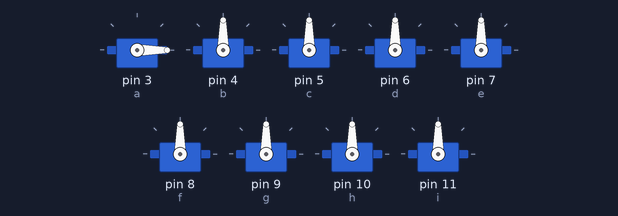
This sketch was run on a simulated Arduino Uno, built with avr-gcc and run on an emulated ATmega328P. Parts: 9 × servo.

Above: at 0.1 s.
At 3.1 s:
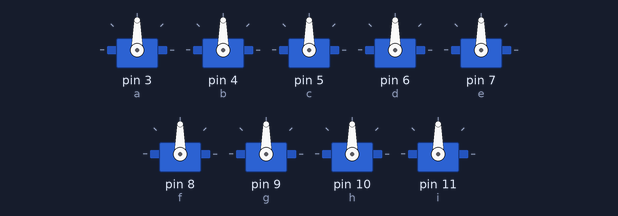
At 7.1 s:
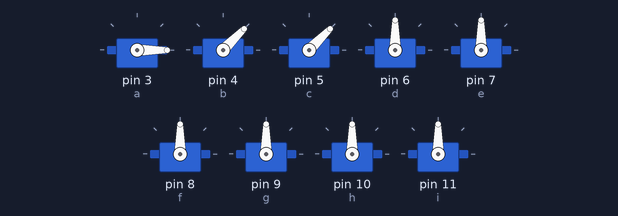
At 15.1 s:
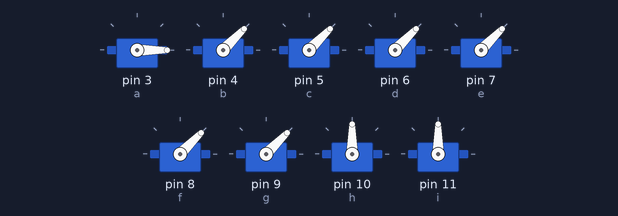
At 23.1 s:
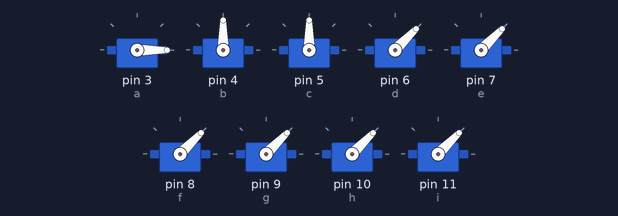
At 33.1 s:
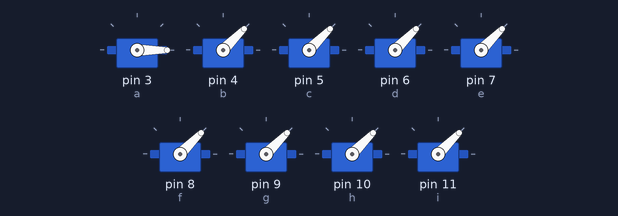
Timing chart, 0 to 40.0 s (numbered marks = the images above):
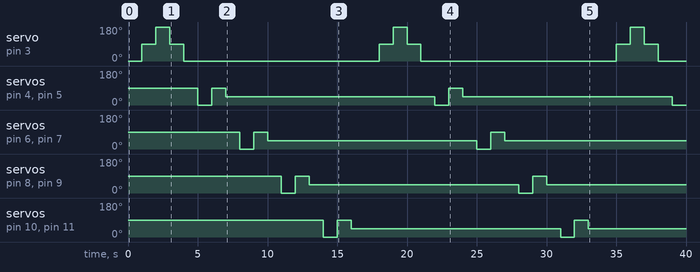

The sketch:

Humanoid.ino
```cpp
#include<Servo.h>

Servo a;
Servo b;
Servo c;
Servo d;
Servo e;
Servo f;
Servo g;
Servo h;
Servo i;

void setup()
{
 a.attach(3);
 b.attach(4);
 c.attach(5);
 d.attach(6);
 e.attach(7);
 f.attach(8);
 g.attach(9);
 h.attach(10);
 i.attach(11);
}

void loop()
{
  //FOR HEAD MOVEMENT
  a.write(0);
  delay(1000);
  a.write(90);
  delay(1000);
  a.write(180);
  delay(1000);
  a.write(90);
  delay(1000);
  a.write(0);
  delay(1000);

  //FOR ARM MOVEMENT
  b.write(0);
  c.write(0);
  delay(1000);
  b.write(90);
  c.write(90);
  delay(1000);
  b.write(45);
  c.write(45);
  delay(1000);

  //FOR ELBOW MOVEMENT
  d.write(0);
  e.write(0);
  delay(1000);
  d.write(90);
  e.write(90);
  delay(1000);
  d.write(45);
  e.write(45);
  delay(1000);

  //FOR LEG MOVEMENT
  f.write(0);
  g.write(0);
  delay(1000);
  f.write(90);
  g.write(90);
  delay(1000);
  f.write(45);
  g.write(45);
  delay(1000);

  //FOR FOOT MOVEMENT
  h.write(0);
  i.write(0);
  delay(1000);
  h.write(90);
  i.write(90);
  delay(1000);
  h.write(45);
  i.write(45);
  delay(1000);
}
```

Measured:
- by itself, servo on pin 3 (a): repeats every 17.0 s: 180° 1.0 s, 90° 1.0 s, 0° 14.0 s, 90° 1.0 s
- by itself, servo on pin 4 (b), servo on pin 5 (c): 90° → 0° at 5.0 s, → 90° 1.0 s later, → 45° 1.0 s later, → 0° 15.0 s later, … (7 changes in this stretch)
- by itself, servo on pin 6 (d), servo on pin 7 (e): 90° → 0° at 8.0 s, → 90° 1.0 s later, → 45° 1.0 s later, → 0° 15.0 s later, … (6 changes in this stretch)
